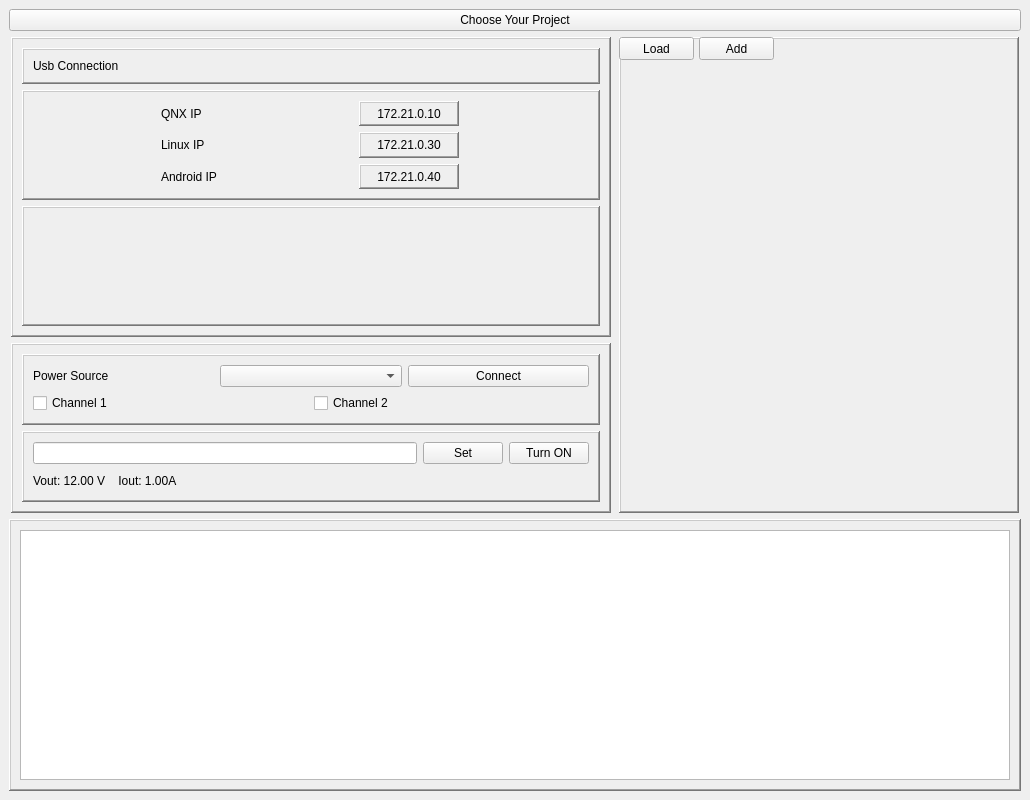
<?xml version="1.0" encoding="UTF-8"?>
<ui version="4.0">
 <class>MainWindow</class>
 <widget class="QMainWindow" name="MainWindow">
  <property name="geometry">
   <rect>
    <x>0</x>
    <y>0</y>
    <width>1030</width>
    <height>800</height>
   </rect>
  </property>
  <property name="minimumSize">
   <size>
    <width>1030</width>
    <height>800</height>
   </size>
  </property>
  <property name="maximumSize">
   <size>
    <width>1030</width>
    <height>800</height>
   </size>
  </property>
  <property name="windowTitle">
   <string>MainWindow</string>
  </property>
  <widget class="QWidget" name="centralwidget">
   <layout class="QGridLayout" name="gridLayout">
    <item row="1" column="0">
     <layout class="QVBoxLayout" name="verticalLayout_11">
      <item>
       <layout class="QHBoxLayout" name="horizontalLayout_10">
        <item>
         <layout class="QVBoxLayout" name="verticalLayout_10">
          <item>
           <widget class="QFrame" name="header_frame">
            <property name="minimumSize">
             <size>
              <width>600</width>
              <height>300</height>
             </size>
            </property>
            <property name="maximumSize">
             <size>
              <width>600</width>
              <height>300</height>
             </size>
            </property>
            <property name="frameShape">
             <enum>QFrame::WinPanel</enum>
            </property>
            <property name="frameShadow">
             <enum>QFrame::Raised</enum>
            </property>
            <layout class="QVBoxLayout" name="verticalLayout_4">
             <item>
              <layout class="QVBoxLayout" name="verticalLayout_3">
               <item>
                <widget class="QFrame" name="usb_frame">
                 <property name="frameShape">
                  <enum>QFrame::WinPanel</enum>
                 </property>
                 <property name="frameShadow">
                  <enum>QFrame::Raised</enum>
                 </property>
                 <layout class="QVBoxLayout" name="verticalLayout_2">
                  <item>
                   <layout class="QHBoxLayout" name="usb_layout">
                    <item>
                     <widget class="QLabel" name="label">
                      <property name="minimumSize">
                       <size>
                        <width>100</width>
                        <height>0</height>
                       </size>
                      </property>
                      <property name="text">
                       <string>Usb Connection</string>
                      </property>
                     </widget>
                    </item>
                   </layout>
                  </item>
                 </layout>
                </widget>
               </item>
               <item>
                <widget class="QFrame" name="host_frame">
                 <property name="minimumSize">
                  <size>
                   <width>0</width>
                   <height>110</height>
                  </size>
                 </property>
                 <property name="frameShape">
                  <enum>QFrame::WinPanel</enum>
                 </property>
                 <property name="frameShadow">
                  <enum>QFrame::Raised</enum>
                 </property>
                 <layout class="QVBoxLayout" name="verticalLayout">
                  <item>
                   <layout class="QHBoxLayout" name="qnx_layout">
                    <item>
                     <widget class="QLabel" name="qnx_host">
                      <property name="minimumSize">
                       <size>
                        <width>64</width>
                        <height>0</height>
                       </size>
                      </property>
                      <property name="maximumSize">
                       <size>
                        <width>64</width>
                        <height>16777215</height>
                       </size>
                      </property>
                      <property name="text">
                       <string>QNX IP</string>
                      </property>
                     </widget>
                    </item>
                    <item>
                     <widget class="QLabel" name="qnx_ip_label">
                      <property name="minimumSize">
                       <size>
                        <width>100</width>
                        <height>0</height>
                       </size>
                      </property>
                      <property name="maximumSize">
                       <size>
                        <width>64</width>
                        <height>16777215</height>
                       </size>
                      </property>
                      <property name="frameShape">
                       <enum>QFrame::WinPanel</enum>
                      </property>
                      <property name="frameShadow">
                       <enum>QFrame::Raised</enum>
                      </property>
                      <property name="text">
                       <string>172.21.0.10</string>
                      </property>
                      <property name="alignment">
                       <set>Qt::AlignCenter</set>
                      </property>
                     </widget>
                    </item>
                   </layout>
                  </item>
                  <item>
                   <layout class="QHBoxLayout" name="linux_layout">
                    <item>
                     <widget class="QLabel" name="linux_host">
                      <property name="minimumSize">
                       <size>
                        <width>64</width>
                        <height>0</height>
                       </size>
                      </property>
                      <property name="maximumSize">
                       <size>
                        <width>64</width>
                        <height>16777215</height>
                       </size>
                      </property>
                      <property name="text">
                       <string>Linux IP</string>
                      </property>
                     </widget>
                    </item>
                    <item>
                     <widget class="QLabel" name="linux_ip_label">
                      <property name="minimumSize">
                       <size>
                        <width>100</width>
                        <height>0</height>
                       </size>
                      </property>
                      <property name="maximumSize">
                       <size>
                        <width>64</width>
                        <height>16777215</height>
                       </size>
                      </property>
                      <property name="frameShape">
                       <enum>QFrame::WinPanel</enum>
                      </property>
                      <property name="frameShadow">
                       <enum>QFrame::Raised</enum>
                      </property>
                      <property name="text">
                       <string>172.21.0.30</string>
                      </property>
                      <property name="alignment">
                       <set>Qt::AlignCenter</set>
                      </property>
                     </widget>
                    </item>
                   </layout>
                  </item>
                  <item>
                   <layout class="QHBoxLayout" name="android_layout">
                    <item>
                     <widget class="QLabel" name="android_host">
                      <property name="minimumSize">
                       <size>
                        <width>64</width>
                        <height>0</height>
                       </size>
                      </property>
                      <property name="maximumSize">
                       <size>
                        <width>64</width>
                        <height>16777215</height>
                       </size>
                      </property>
                      <property name="text">
                       <string>Android IP</string>
                      </property>
                     </widget>
                    </item>
                    <item>
                     <widget class="QLabel" name="android_ip_label">
                      <property name="minimumSize">
                       <size>
                        <width>100</width>
                        <height>0</height>
                       </size>
                      </property>
                      <property name="maximumSize">
                       <size>
                        <width>64</width>
                        <height>16777215</height>
                       </size>
                      </property>
                      <property name="frameShape">
                       <enum>QFrame::WinPanel</enum>
                      </property>
                      <property name="frameShadow">
                       <enum>QFrame::Raised</enum>
                      </property>
                      <property name="text">
                       <string>172.21.0.40</string>
                      </property>
                      <property name="alignment">
                       <set>Qt::AlignCenter</set>
                      </property>
                     </widget>
                    </item>
                   </layout>
                  </item>
                 </layout>
                </widget>
               </item>
              </layout>
             </item>
             <item>
              <widget class="QFrame" name="frame">
               <property name="frameShape">
                <enum>QFrame::WinPanel</enum>
               </property>
               <property name="frameShadow">
                <enum>QFrame::Raised</enum>
               </property>
               <layout class="QHBoxLayout" name="horizontalLayout_9">
                <item>
                 <layout class="QHBoxLayout" name="sw_flashing_layout"/>
                </item>
               </layout>
              </widget>
             </item>
            </layout>
           </widget>
          </item>
          <item>
           <widget class="QFrame" name="frame_4">
            <property name="minimumSize">
             <size>
              <width>600</width>
              <height>170</height>
             </size>
            </property>
            <property name="maximumSize">
             <size>
              <width>600</width>
              <height>170</height>
             </size>
            </property>
            <property name="frameShape">
             <enum>QFrame::WinPanel</enum>
            </property>
            <property name="frameShadow">
             <enum>QFrame::Raised</enum>
            </property>
            <layout class="QVBoxLayout" name="verticalLayout_9">
             <item>
              <widget class="QFrame" name="frame_2">
               <property name="frameShape">
                <enum>QFrame::WinPanel</enum>
               </property>
               <property name="frameShadow">
                <enum>QFrame::Raised</enum>
               </property>
               <layout class="QVBoxLayout" name="verticalLayout_6">
                <item>
                 <layout class="QVBoxLayout" name="verticalLayout_5">
                  <item>
                   <layout class="QHBoxLayout" name="horizontalLayout_6">
                    <item>
                     <widget class="QLabel" name="label_8">
                      <property name="text">
                       <string>Power Source</string>
                      </property>
                     </widget>
                    </item>
                    <item>
                     <widget class="QComboBox" name="comport_combobox"/>
                    </item>
                    <item>
                     <widget class="QPushButton" name="connect_power_source_button">
                      <property name="text">
                       <string>Connect</string>
                      </property>
                     </widget>
                    </item>
                   </layout>
                  </item>
                  <item>
                   <layout class="QHBoxLayout" name="horizontalLayout_5">
                    <item>
                     <widget class="QCheckBox" name="channel_1_button">
                      <property name="minimumSize">
                       <size>
                        <width>100</width>
                        <height>0</height>
                       </size>
                      </property>
                      <property name="text">
                       <string>Channel 1</string>
                      </property>
                     </widget>
                    </item>
                    <item>
                     <widget class="QCheckBox" name="channel_2_button">
                      <property name="minimumSize">
                       <size>
                        <width>100</width>
                        <height>0</height>
                       </size>
                      </property>
                      <property name="text">
                       <string>Channel 2</string>
                      </property>
                     </widget>
                    </item>
                   </layout>
                  </item>
                 </layout>
                </item>
               </layout>
              </widget>
             </item>
             <item>
              <widget class="QFrame" name="frame_3">
               <property name="frameShape">
                <enum>QFrame::WinPanel</enum>
               </property>
               <property name="frameShadow">
                <enum>QFrame::Raised</enum>
               </property>
               <layout class="QVBoxLayout" name="verticalLayout_8">
                <item>
                 <layout class="QVBoxLayout" name="verticalLayout_7">
                  <item>
                   <layout class="QHBoxLayout" name="horizontalLayout_7">
                    <item>
                     <widget class="QLineEdit" name="voltage_input"/>
                    </item>
                    <item>
                     <widget class="QPushButton" name="set_vol_btn">
                      <property name="text">
                       <string>Set</string>
                      </property>
                     </widget>
                    </item>
                    <item>
                     <widget class="QPushButton" name="power_on_button">
                      <property name="text">
                       <string>Turn ON</string>
                      </property>
                     </widget>
                    </item>
                   </layout>
                  </item>
                  <item>
                   <widget class="QLabel" name="power_source_stats_label">
                    <property name="text">
                     <string>Vout: 12.00 V    Iout: 1.00A</string>
                    </property>
                   </widget>
                  </item>
                 </layout>
                </item>
               </layout>
              </widget>
             </item>
            </layout>
           </widget>
          </item>
         </layout>
        </item>
        <item>
         <widget class="QFrame" name="tool_area">
          <property name="minimumSize">
           <size>
            <width>400</width>
            <height>348</height>
           </size>
          </property>
          <property name="maximumSize">
           <size>
            <width>321</width>
            <height>480</height>
           </size>
          </property>
          <property name="frameShape">
           <enum>QFrame::WinPanel</enum>
          </property>
          <property name="frameShadow">
           <enum>QFrame::Raised</enum>
          </property>
          <widget class="QPushButton" name="load_tools_button">
           <property name="geometry">
            <rect>
             <x>0</x>
             <y>0</y>
             <width>75</width>
             <height>23</height>
            </rect>
           </property>
           <property name="text">
            <string>Load</string>
           </property>
          </widget>
          <widget class="QPushButton" name="add_tools_button">
           <property name="geometry">
            <rect>
             <x>80</x>
             <y>0</y>
             <width>75</width>
             <height>23</height>
            </rect>
           </property>
           <property name="text">
            <string>Add</string>
           </property>
          </widget>
         </widget>
        </item>
       </layout>
      </item>
      <item>
       <widget class="QFrame" name="log_frame">
        <property name="frameShape">
         <enum>QFrame::WinPanel</enum>
        </property>
        <property name="frameShadow">
         <enum>QFrame::Raised</enum>
        </property>
        <layout class="QHBoxLayout" name="horizontalLayout_11">
         <item>
          <widget class="QTextEdit" name="log_area"/>
         </item>
        </layout>
       </widget>
      </item>
     </layout>
    </item>
    <item row="0" column="0">
     <widget class="QPushButton" name="prj_reload">
      <property name="maximumSize">
       <size>
        <width>16777215</width>
        <height>32</height>
       </size>
      </property>
      <property name="text">
       <string>Choose Your Project</string>
      </property>
     </widget>
    </item>
   </layout>
  </widget>
 </widget>
 <resources/>
 <connections/>
</ui>
